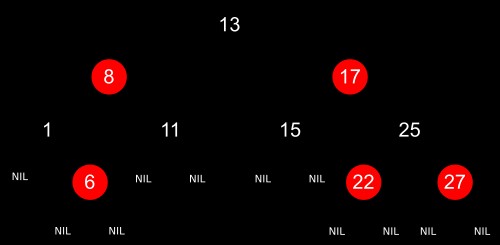
#> input picture softw2/assets/mockup.png, 500 x 245 px
$ python -i image_processor.py   (imports and definitions only)
#> lines starting #> are read from the running program, lines starting #| are printed output that depends on the picture; after the words box and inside, x2 and y2 are one past the last pixel; in counts of white or black regions, pixels touching at a corner belong together
import cv2
import numpy as np
from PIL import Image
import os

def preprocess(image_path: str, upscale: int = 3) -> np.ndarray:
#> called with image_path = '../softw2/assets/mockup.png', upscale = 3
    if not os.path.isfile(image_path):
        raise FileNotFoundError(f"이미지를 찾을 수 없습니다: {image_path}")
    img = cv2.imread(image_path, cv2.IMREAD_GRAYSCALE)
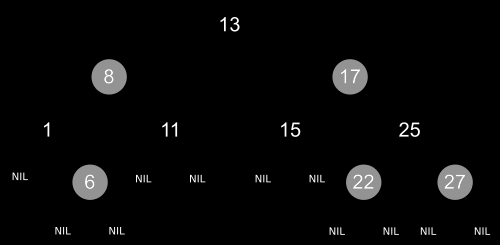
#> img: shape (245, 500); min 0, max 255, mean 7.9
    if img is None:
        raise ValueError(f"OpenCV가 이미지를 읽지 못했습니다: {image_path}")

    if upscale > 1:
        img = cv2.resize(img, None, fx=upscale, fy=upscale, interpolation=cv2.INTER_CUBIC)
#> img: shape (735, 1500)

    blur = cv2.GaussianBlur(img, (0, 0), 3)
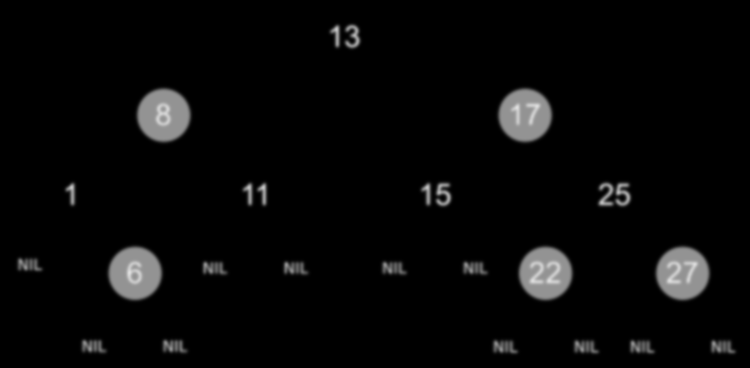
#> blur: shape (735, 1500) (shown at 1/2 size); min 0, max 223, mean 7.9
    sharp = cv2.addWeighted(img, 1.5, blur, -0.5, 0)

    _, img_bin = cv2.threshold(
        sharp, 0, 255, cv2.THRESH_BINARY + cv2.THRESH_OTSU
    )
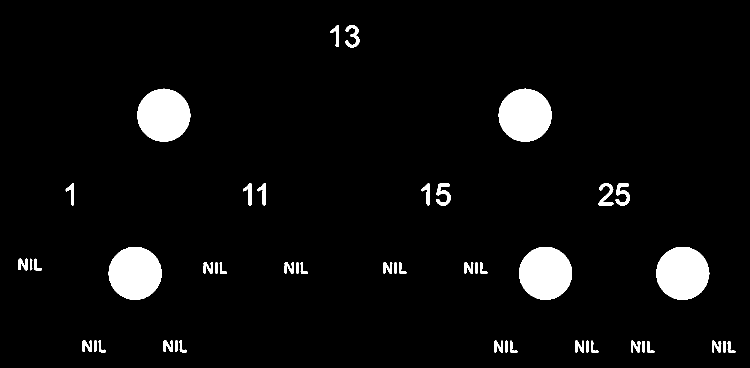
#> img_bin: shape (735, 1500) (shown at 1/2 size); 4.9% white; 47 white regions, largest, box (x1, y1, x2, y2) and area: (1038, 494, 1144, 600) 8802, (217, 494, 323, 600) 8797, (1312, 494, 1419, 600) 8796

    kernel = np.ones((2, 2), np.uint8)
    processed = cv2.morphologyEx(
        img_bin,
        cv2.MORPH_OPEN,
        kernel,
        iterations=1
    )
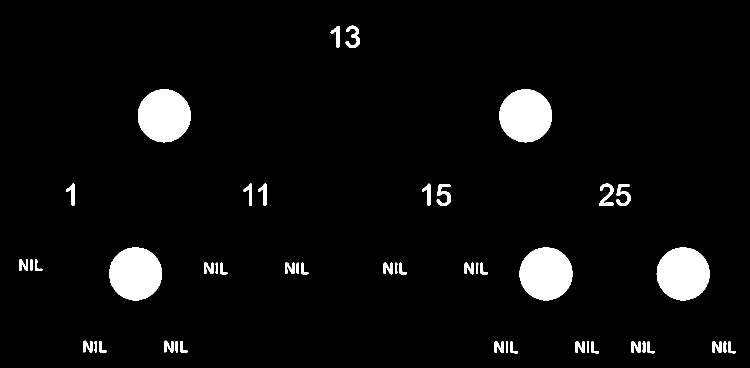
#> processed: shape (735, 1500) (shown at 1/2 size); 4.9% white; 47 white regions, largest, box (x1, y1, x2, y2) and area: (1039, 495, 1145, 601) 8802, (218, 495, 324, 601) 8797, (1313, 495, 1420, 601) 8796
    return processed

def save_temp(img: np.ndarray, path: str):
    Image.fromarray(img).save(path)

>>> result = preprocess('../softw2/assets/mockup.png')
